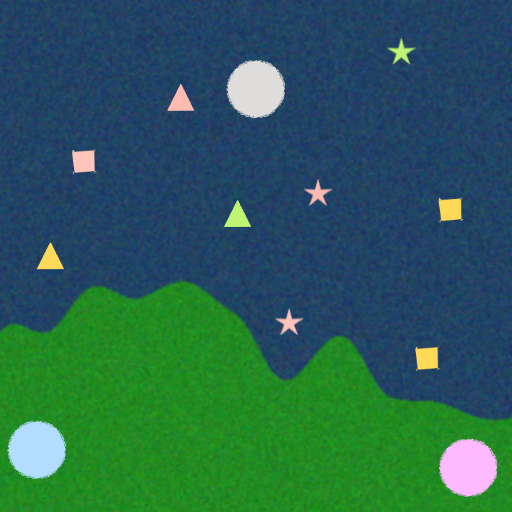
#> input picture assets/8.png, 512 x 512 px
$ python detectShapes.py ../assets/8.png
#> lines starting #> are read from the running program, lines starting #| are printed output that depends on the picture; after the words box and inside, x2 and y2 are one past the last pixel; in counts of white or black regions, pixels touching at a corner belong together
#! /usr/bin/env python3
import cv2, random, sys

image = cv2.imread(sys.argv[-1], cv2.IMREAD_COLOR)
#> image is the input picture: shape (512, 512, 3); mean B, G, R 84.6, 94.7, 41.2

kernel = cv2.getStructuringElement(cv2.MORPH_RECT, (3,3))
clean = cv2.morphologyEx(image, cv2.MORPH_CLOSE, kernel)
grayed = cv2.cvtColor(clean, cv2.COLOR_BGR2GRAY)
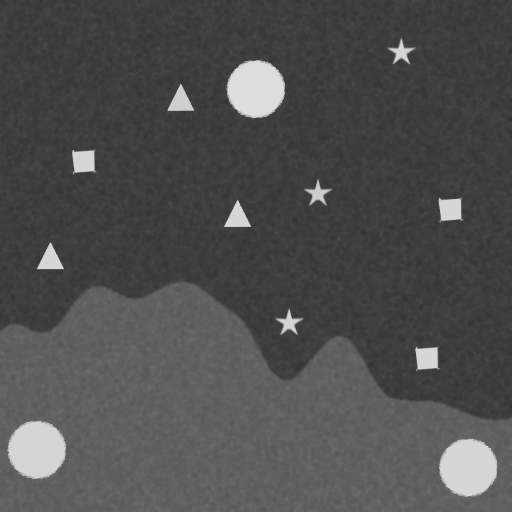
#> grayed: shape (512, 512); min 49, max 221, mean 78.7

_, thresh = cv2.threshold(grayed, 127, 255, cv2.THRESH_BINARY)
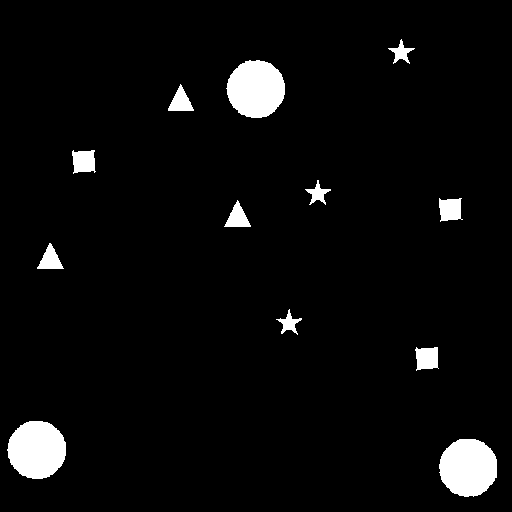
#> thresh: shape (512, 512); 4.3% white; 12 white regions

# thresh = cv2.filter2D(thresh, -1, np.ones((2,2), np.float32)/25)
contours, hierarchy = cv2.findContours(thresh, cv2.RETR_LIST, cv2.CHAIN_APPROX_SIMPLE)
#> contours = 12 contours; largest, box (x1, y1, x2, y2) and area: (7, 421, 66, 479) 2593, (439, 439, 497, 497) 2581, (226, 60, 285, 118) 2562, (72, 150, 96, 174) 414, (415, 347, 439, 371) 414
newcnt = []
for i in range(len(contours)):
    epsilon = 0.04 * cv2.arcLength(contours[i], True)
    newcnt.append(cv2.approxPolyDP(contours[i], epsilon, True))
#> this loop made 12 passes
#> epsilon on passes 1 to 12: 7.78, 7.79, 3.7, 4.08, 3.49, 3.55, 3.78, 4.02, 3.81, 3.49, 7.78, 4.05
#> after the loop, newcnt = 12 contours; largest, box (x1, y1, x2, y2) and area: (441, 439, 497, 496) 2287, (8, 421, 66, 478) 2276, (228, 61, 284, 117) 2276, (439, 198, 463, 222) 485, (416, 347, 439, 371) 474

for i in newcnt:
    M = cv2.moments(i)
    cx = int(M['m10']/M['m00'])
    cy = int(M['m01']/M['m00'])
    print(f"============= ({cx}, {cy})")
    clr = (random.randint(0, 255), random.randint(0, 255), random.randint(0, 255))
    for j in i:
        print(j[0])
        cv2.circle(image, j[0], 2, clr, 3)
#> this loop made 12 passes
#> (cx, cy, clr) on passes 1, 2, 4, 8, 11, 12: (467, 468, (197, 215, 20)), (35, 448, (132, 248, 207)), (288, 323, (111, 71, 144)), (317, 193, (51, 181, 222)), (254, 89, (7, 47, 204)), (400, 52, (0, 252, 170))
#> (i, cx, cy, clr) on passes 3, 5, 6, 7, 9, 10: ([[416, 347], [416, 370], [438, 368], [437, 347]], 426, 358, (155, 244, 183)), ([[49, 243], [37, 268], [63, 268]], 49, 259, (71, 48, 128)), ([[237, 200], [224, 226], [250, 226]], 237, 217, (75, 158, 50)), ([[439, 198], [440, 221], [462, 219], [461, 198]], 450, 209, (37, 169, 241)), ([[73, 150], [73, 173], [94, 172], [94, 150]], 83, 161, (161, 104, 244)), ([[180, 84], [168, 110], [193, 110]], 180, 101, (226, 133, 31))
#> (printed output is left out)
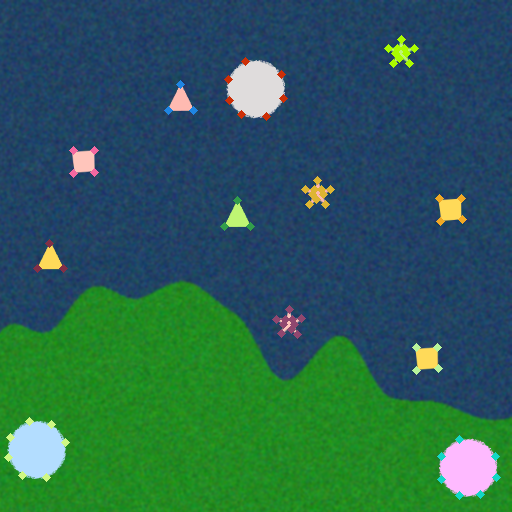
#> image: shape (512, 512, 3); 1.11% of pixels changed, all inside (x1, y1, x2, y2) = (4, 35, 501, 500)
# cv2.drawContours(image, contours, -1, (0, 255, 0), 2)

print(len(contours))
#| 12
cv2.imshow("test", image)
cv2.waitKey(0)
cv2.destroyAllWindows()
